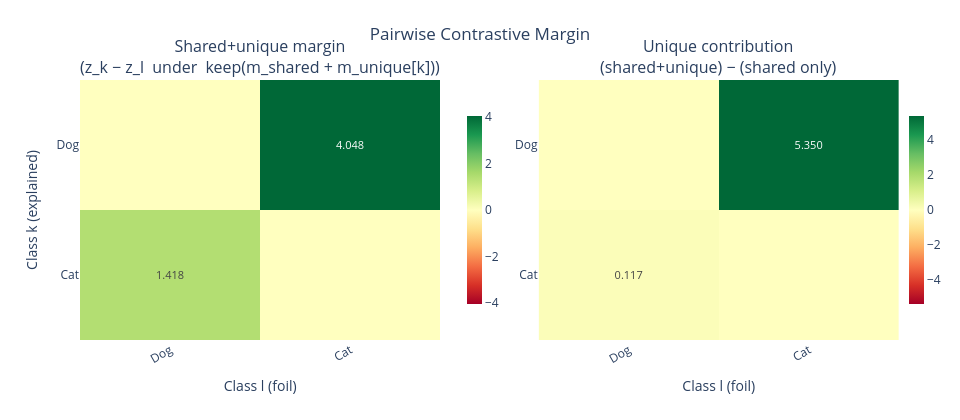

Notebook code cell kept with this figure:
### Markdown cell above
## 9. Pairwise Contrastive Margin

Each cell (k, l) answers:  
> *"When I keep the evidence for class k, how much higher is logit(k) than logit(l)?"*

- 🟢 **Positive** (green) — the mask for class k successfully discriminates against class l
- 🔴 **Negative** (red)   — the mask fails to separate the two (weak explanation)

The right panel shows the **delta** — how much the unique evidence improves on shared-only.

### Code cell
fig = show_pairwise_margin(
    explanation,
    class_names = CLASS_NAMES,
    sample_idx  = 0,
    title       = 'Pairwise Contrastive Margin',
    out_path    = OUT / f'tutorial_pairwise_{DATASET}.html',
)
if fig:
    fig.show()
else:
    print('Pairwise margin metrics not available.')

### Figure 1 — Plotly figure (JSON) as saved in the notebook; plotly's stock layout.template omitted (floating-point values rounded to 4 significant figures)
{"data": [{"colorbar": {"len": 0.8, "thickness": 15, "x": 0.46}, "colorscale": [[0, "rgb(165,0,38)"], [0.1, "rgb(215,48,39)"], [0.2, "rgb(244,109,67)"], [0.3, "rgb(253,174,97)"], [0.4, "rgb(254,224,139)"], [0.5, "rgb(255,255,191)"], [0.6, "rgb(217,239,139)"], [0.7, "rgb(166,217,106)"], [0.8, "rgb(102,189,99)"], [0.9, "rgb(26,152,80)"], [1, "rgb(0,104,55)"]], "hovertemplate": "Class k: %{y}<br>Class l: %{x}<br>Margin: %{z:.4f}<extra></extra>", "text": [["", "4.048"], ["1.418", ""]], "textfont": {"size": 11}, "texttemplate": "%{text}", "type": "heatmap", "x": ["Dog", "Cat"], "xaxis": "x", "y": ["Dog", "Cat"], "yaxis": "y", "z": [[0.0, 4.048], [1.418, 0.0]], "zmax": 4.048, "zmin": -4.048}, {"colorbar": {"len": 0.8, "thickness": 15, "x": 1}, "colorscale": [[0, "rgb(165,0,38)"], [0.1, "rgb(215,48,39)"], [0.2, "rgb(244,109,67)"], [0.3, "rgb(253,174,97)"], [0.4, "rgb(254,224,139)"], [0.5, "rgb(255,255,191)"], [0.6, "rgb(217,239,139)"], [0.7, "rgb(166,217,106)"], [0.8, "rgb(102,189,99)"], [0.9, "rgb(26,152,80)"], [1, "rgb(0,104,55)"]], "hovertemplate": "Class k: %{y}<br>Class l: %{x}<br>Margin: %{z:.4f}<extra></extra>", "text": [["", "5.350"], ["0.117", ""]], "textfont": {"size": 11}, "texttemplate": "%{text}", "type": "heatmap", "x": ["Dog", "Cat"], "xaxis": "x2", "y": ["Dog", "Cat"], "yaxis": "y2", "z": [[0.0, 5.35], [0.1168, 0.0]], "zmax": 5.35, "zmin": -5.35}], "layout": {"annotations": [{"font": {"size": 16}, "showarrow": false, "text": "Shared+unique margin<br>(z_k − z_l  under  keep(m_shared + m_unique[k]))", "x": 0.22, "xanchor": "center", "xref": "paper", "y": 1, "yanchor": "bottom", "yref": "paper"}, {"font": {"size": 16}, "showarrow": false, "text": "Unique contribution<br>(shared+unique) − (shared only)", "x": 0.78, "xanchor": "center", "xref": "paper", "y": 1, "yanchor": "bottom", "yref": "paper"}], "height": 420, "margin": {"b": 80, "l": 80, "r": 20, "t": 80}, "plot_bgcolor": "white", "title": {"text": "Pairwise Contrastive Margin", "x": 0.5}, "width": 960, "xaxis": {"anchor": "y", "domain": [0, 0.44], "tickangle": -30, "title": {"text": "Class l (foil)"}}, "xaxis2": {"anchor": "y2", "domain": [0.56, 1], "tickangle": -30, "title": {"text": "Class l (foil)"}}, "yaxis": {"anchor": "x", "autorange": "reversed", "domain": [0, 1], "title": {"text": "Class k (explained)"}}, "yaxis2": {"anchor": "x2", "autorange": "reversed", "domain": [0, 1]}}}
